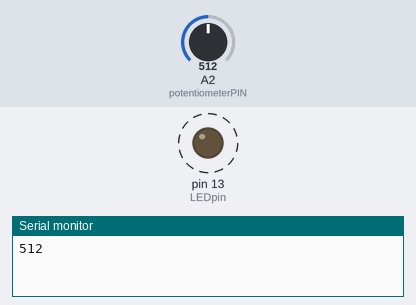
This sketch was run on a simulated Arduino Uno, built with avr-gcc and run on an emulated ATmega328P. On the bench: output pins drawn as LEDs (lit = HIGH), the last lines printed to the serial monitor. Dashed ring = blinking. The inputs (shaded band) are chosen by the test bench; at power-on: A2 (potentiometerPIN) = 512.

Above: at 1.8 s.
1.9 s: A2 (potentiometerPIN) set to 306
At 2.2 s:
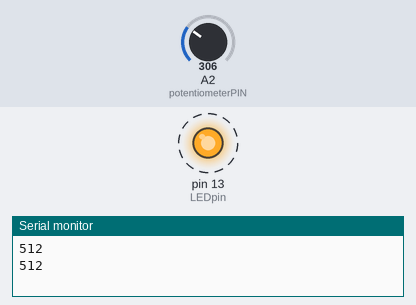
5.4 s: A2 (potentiometerPIN) set to 122
At 5.56 s:
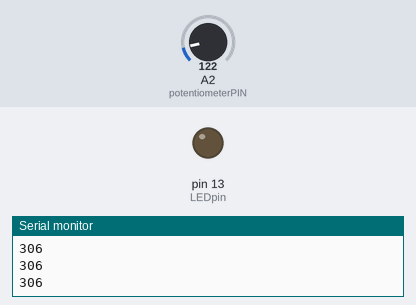
Timing chart, 0 to 14.9 s (numbered marks = the images above; inputs shaded):
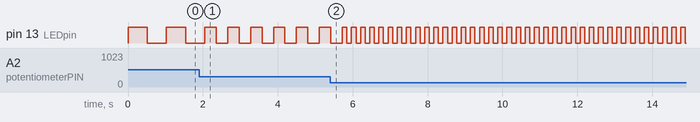

The sketch:

potentiometer_plotter.ino
```cpp
int potentiometerPIN = 2;
// It select the input pin connected to the middle terminal of the potentiometer
int LEDpin = 13;   // It selects the LED pin
int value = 0;       // value initialized to store the coming value from the sensor
void setup()
{
  pinMode(LEDpin, OUTPUT);  // The LED pin is declared as the output pin
  Serial.begin(9600);
}
void loop()
{
  value = analogRead(potentiometerPIN);    // It reads the value from the sensor
  digitalWrite(LEDpin, HIGH);  // turn the LEDpin ON
  delay(value);                  // delay time in milliseconds
  digitalWrite(LEDpin, LOW);   // turn the LEDpin OFF
  delay(value);
  Serial.println(value);
  // the delay time depends on the value stored from the sensor
}  
```

Measured:
- after the input at 1.9 s, pin 13 (LEDpin): alternates HIGH for 0.31 s and LOW for 0.31 s, starting after 0.46 s
- by itself, pin 13 (LEDpin): alternates HIGH for 0.51 s and LOW for 0.51 s
